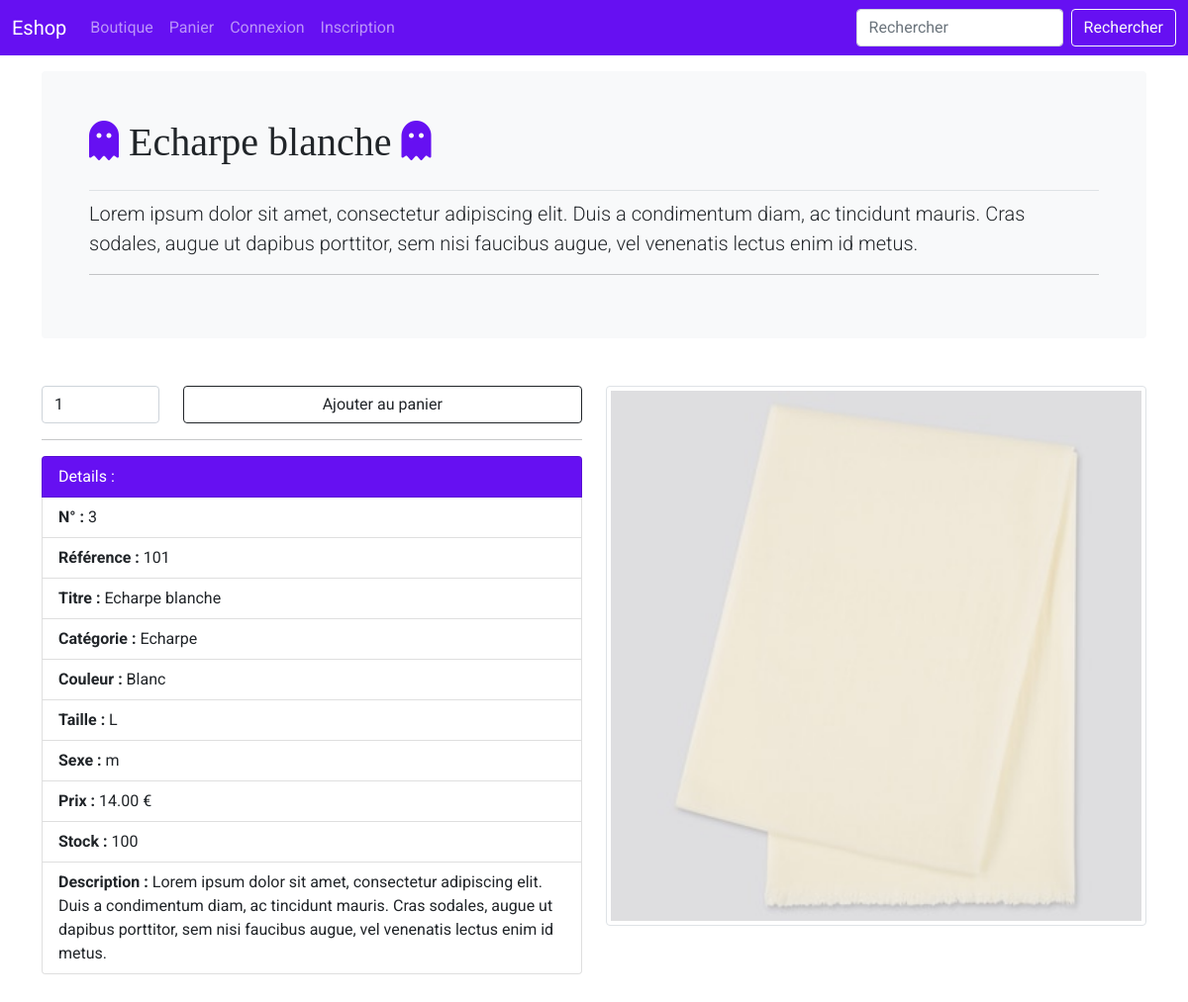
The app's page /fiche_article.php?id_article=3 with its own data.
### tables this page shows
CREATE TABLE IF NOT EXISTS `article` (
  `id_article` int(5) NOT NULL AUTO_INCREMENT,
  `reference` varchar(255) NOT NULL,
  `categorie` varchar(255) NOT NULL,
  `titre` varchar(255) NOT NULL,
  `description` text NOT NULL,
  `couleur` varchar(255) NOT NULL,
  `taille` varchar(255) NOT NULL,
  `sexe` enum('m','f') NOT NULL,
  `photo` varchar(255) NOT NULL,
  `prix` double(7,2) NOT NULL,
  `stock` int(4) NOT NULL,
  PRIMARY KEY (`id_article`),
  UNIQUE KEY `reference` (`reference`)
);

### fiche_article.php (the view, shortened to what this page needs)
<?php
include 'inc/init.inc.php';
if (isset($_GET['id_article'])) {
    $recup_article = $pdo->prepare("SELECT * FROM article WHERE id_article = :id_article");
    $recup_article->bindParam(':id_article', $_GET['id_article'], PDO::PARAM_STR);
    $recup_article->execute();
} else {
    header('location:index.php');
}
$infos_article = $recup_article->fetch(PDO::FETCH_ASSOC);
include 'inc/header.inc.php';
include 'inc/nav.inc.php';
?>
<main class="container">
    <div class="bg-light p-5 rounded">
        <h1 class="pb-4 border-bottom"><i class="fas fa-ghost couleur_icone"></i> <?php echo $infos_article['titre']; ?> <i class="fas fa-ghost couleur_icone"></i></h1>
        <p class="lead"><?php echo $infos_article['description']; ?></p>
        <?php echo $msg . '<hr>';  ?>
    </div>
    <div class="row">
        <div class="col-sm-6 mt-5">
            <?php if($infos_article['stock'] == 0) { ?>
            <p class="alert alert-danger">Rupture de stock pour cet article</p>
            <?php } else { ?>
            <form method="post" action="panier.php">
                <div class="row">
                    <div class="col-3">
                        <select name="quantite" class="form-control">
                        <?php
                            for($i = 1; $i <= $infos_article['stock'] && $i <= 5; $i++) {
                                echo '<option>' . $i . '</option>';
                            }
                        ?>
                        </select>
                    </div>
                    <div class="col-9">
                        <input type="submit" name="ajouter_panier" value="Ajouter au panier" class="btn btn-outline-dark w-100">
                    </div>
                </div>
            </form>
            <?php }  ?>
            <hr>
            <ul class="list-group">
                <li class="list-group-item bg-indigo text-white" aria-current="true">Details :</li>
                <li class="list-group-item"><b>N° :</b> <?php echo $infos_article['id_article']; ?> </li>
                <li class="list-group-item"><b>Référence :</b> <?php echo $infos_article['reference']; ?> </li>
                <li class="list-group-item"><b>Titre :</b> <?php echo $infos_article['titre']; ?> </li>
                <li class="list-group-item"><b>Catégorie :</b> <?php echo $infos_article['categorie']; ?> </li>
                <li class="list-group-item"><b>Couleur :</b> <?php echo $infos_article['couleur']; ?> </li>
                <li class="list-group-item"><b>Taille :</b> <?php echo $infos_article['taille']; ?> </li>
                <li class="list-group-item"><b>Sexe :</b> <?php echo $infos_article['sexe']; ?> </li>
                <li class="list-group-item"><b>Prix :</b> <?php echo $infos_article['prix']; ?> € </li>
                <li class="list-group-item"><b>Stock :</b> <?php echo $infos_article['stock']; ?> </li>
                <li class="list-group-item"><b>Description :</b> <?php echo $infos_article['description']; ?> </li>
            </ul>
        </div>
        <div class="col-sm-6 mt-5">
            <img src="<?php echo URL . 'assets/img_articles/' . $infos_article['photo']; ?>" alt="Image de l'article : <?php echo $infos_article['titre']; ?>" class="img-thumbnail w-100">
        </div>
    </div>
</main>
<?php
include 'inc/footer.inc.php';

### assets/css/style.css (style rules this page uses)
body { min-height: 75rem; padding-top: 4.5rem; }
* { font-family: 'Roboto', sans-serif; }
h1, h2, h3, h4, h5, h6 { font-family: 'Playfair Display', serif; }
.couleur_icone { color: #6610f2; }
.bg-indigo { background-color: #6610f2; }

### records on screen
article: titre "Echarpe blanche", description "Lorem ipsum dolor sit amet, consectetur adipiscing elit. Duis a condimentum diam, ac tincidunt mauris. Cras sodales, augue ut dapibus porttitor, sem nisi faucibus augue, vel venenatis lectus enim id metus.", id_article "3", reference "101", categorie "Echarpe", couleur "Blanc", taille "L", sexe "m", prix "14.00", stock "100", photo (picture)

### other values on screen
form field quantite "1"
